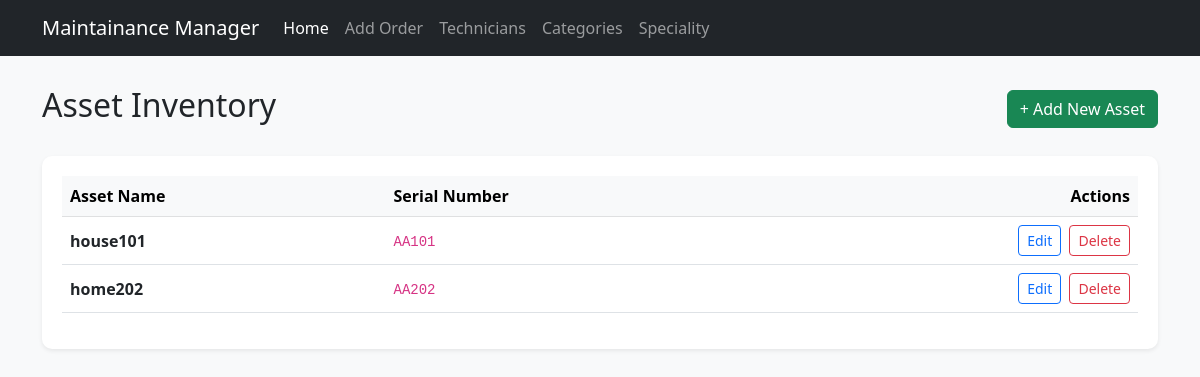
The app's page /assets/ with its own data.
### maintain/models.py (models this page shows, shortened)
class Asset(models.Model):
    name = models.CharField(max_length=100,default='unnamed asset')
    owner_name = models.CharField(max_length=100)
    serial_number = models.CharField(max_length=100, unique=True)
    catagory = models.ForeignKey(Catagory,on_delete=models.SET_NULL,null=True)

### maintain/views.py (the view)
# urls.py: path('assets/', asset_list, name='asset_list'),
def asset_list(request):
    assets = Asset.objects.all()
    return render(request, 'asset_list.html', {'assets': assets})

### maintain/templates/asset_list.html (shortened to what this page needs)
<!DOCTYPE html>
<html lang="en">
<head>
    <link href="https://cdn.jsdelivr.net/npm/bootstrap@5.3.0/dist/css/bootstrap.min.css" rel="stylesheet">
</head>
<body>
    <nav class="navbar navbar-expand-lg navbar-dark bg-dark">
        <div class="container">
            <a class="navbar-brand" href="{% url 'order' %}">Maintainance Manager</a>
            <div class="collapse navbar-collapse" id="navbarNav">
                <ul class="navbar-nav me-auto">
                    <li class="nav-item"><a class="nav-link active" href="{% url 'order' %}">Home</a></li>
                    <li class="nav-item"><a class="nav-link" href="{% url 'add_order' %}">Add Order</a></li>
                    <li class="nav-item"><a class="nav-link" href="{% url 'technician_list' %}">Technicians</a></li>
                    <li class="nav-item"><a class="nav-link" href="{% url 'category_list' %}">Categories</a></li>
                    <li class="nav-item"><a class="nav-link" href="{% url 'speciality_list' %}">Speciality</a></li>
                </ul>
            </div>
        </div>
    </nav>
    <div class="container">
        <div class="d-flex justify-content-between align-items-center mb-4">
            <h2>Asset Inventory</h2>
            <a href="{% url 'add_asset' %}" class="btn btn-success">
                 + Add New Asset
            </a>
        </div>
        <div class="table-container shadow-sm">
            <table class="table table-hover align-middle">
                <thead class="table-light">
                    <tr>
                        <th scope="col">Asset Name</th>
                        <th scope="col">Serial Number</th>
                        <th scope="col" class="text-end">Actions</th>
                    </tr>
                </thead>
                <tbody>
                    {% for a in assets %}
                    <tr>
                        <td class="fw-bold">{{ a.name }}</td>
                        <td><code>{{ a.serial_number }}</code></td>
                        <td class="text-end">
                            <a href="{% url 'edit_asset' a.name %}" class="btn btn-sm btn-outline-primary me-1">Edit</a>
                            <a href="{% url 'delete_asset' a.name %}" class="btn btn-sm btn-outline-danger"
                                onclick="return confirm('Are you sure you want to delete this asset?')">Delete</a>
                        </td>
                    </tr>
                    {% endfor %}
                </tbody>
            </table>
        </div>
    </div>
</body>
</html>

### maintain/templates/asset_list.html (style rules this page uses)
body { background-color: #f8f9fa; }
.navbar { margin-bottom: 30px; }
.table-container { background: white; padding: 20px; border-radius: 10px; box-shadow: 0 0.125rem 0.25rem rgba(0, 0, 0, 0.075); }

### records on screen
Asset: name "house101", serial_number "AA101"
Asset: name "home202", serial_number "AA202"
